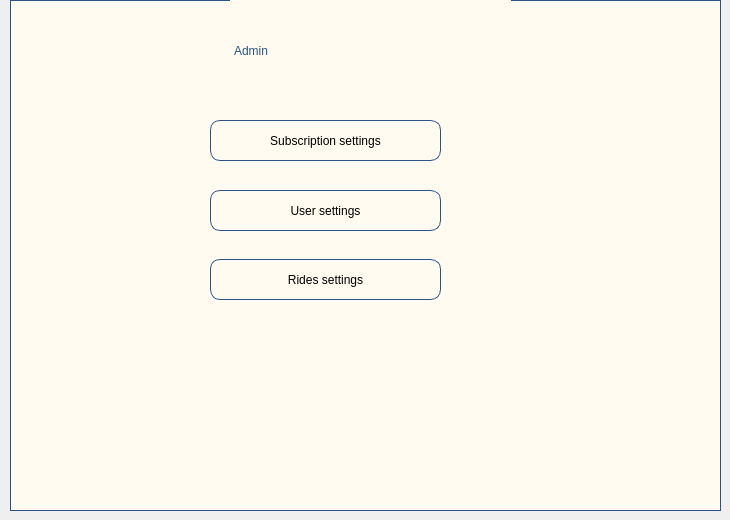
    <widget class="QWidget" name="admin">
     <widget class="QWidget" name="widget_26" native="true">
      <property name="geometry">
       <rect>
        <x>10</x>
        <y>0</y>
        <width>711</width>
        <height>511</height>
       </rect>
      </property>
      <property name="styleSheet">
       <string notr="true">border:1px solid  rgb(43, 82, 136);


background-color: rgb(255, 251, 240);</string>
      </property>
      <widget class="QLabel" name="label_47">
       <property name="geometry">
        <rect>
         <x>220</x>
         <y>-20</y>
         <width>281</width>
         <height>141</height>
        </rect>
       </property>
       <property name="styleSheet">
        <string notr="true">color: rgb(43, 82, 136);
border-color: rgb(255, 251, 240);
font: 700 30pt &quot;Times New Roman&quot;;</string>
       </property>
       <property name="text">
        <string>Admin </string>
       </property>
      </widget>
      <widget class="QPushButton" name="pushButton_30">
       <property name="geometry">
        <rect>
         <x>200</x>
         <y>120</y>
         <width>231</width>
         <height>41</height>
        </rect>
       </property>
       <property name="styleSheet">
        <string notr="true">border-radius:10px;
font: 10pt &quot;Segoe UI&quot;;
border:1px solid  rgb(43, 82, 136);
</string>
       </property>
       <property name="text">
        <string>Subscription settings</string>
       </property>
      </widget>
      <widget class="QPushButton" name="pushButton_31">
       <property name="geometry">
        <rect>
         <x>200</x>
         <y>190</y>
         <width>231</width>
         <height>41</height>
        </rect>
       </property>
       <property name="styleSheet">
        <string notr="true">border-radius:10px;
font: 10pt &quot;Segoe UI&quot;;
border:1px solid  rgb(43, 82, 136);
</string>
       </property>
       <property name="text">
        <string>User settings</string>
       </property>
      </widget>
      <widget class="QPushButton" name="pushButton_32">
       <property name="geometry">
        <rect>
         <x>200</x>
         <y>259</y>
         <width>231</width>
         <height>41</height>
        </rect>
       </property>
       <property name="styleSheet">
        <string notr="true">border-radius:10px;
font: 10pt &quot;Segoe UI&quot;;
border:1px solid  rgb(43, 82, 136);
</string>
       </property>
       <property name="text">
        <string>Rides settings</string>
       </property>
      </widget>
     </widget>
    </widget>
